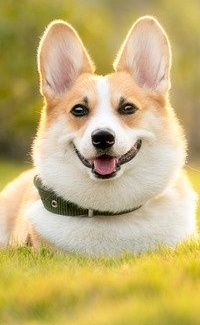
#> input picture 5/dog_cropped.jpg, 200 x 325 px
$ python histogram.py
#> lines starting #> are read from the running program, lines starting #| are printed output that depends on the picture
import matplotlib.pyplot as plot;

def read_image(path):
#> called with path = 'dog_cropped.jpg'
    return plot.imread(path)
#> returned value is the input picture: shape (325, 200, 3); mean R, G, B 196.1, 177.6, 118.8

def create_histogram(image):
    plot.hist(image.ravel(), bins=256)
    return plot

image = read_image("dog_cropped.jpg")
histogram = create_histogram(image)

histogram.show()
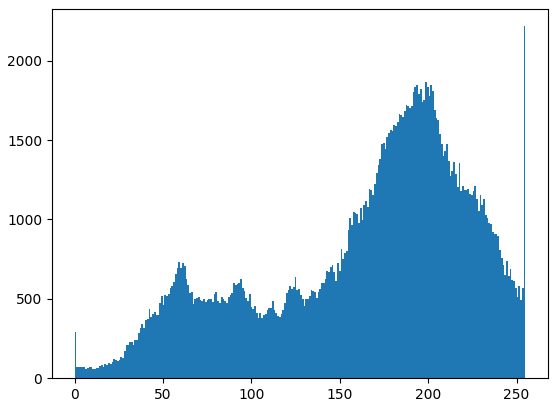
#> figure drawn by matplotlib, 1 panel; tallest bar 2217 high, from x = 254 to 255
